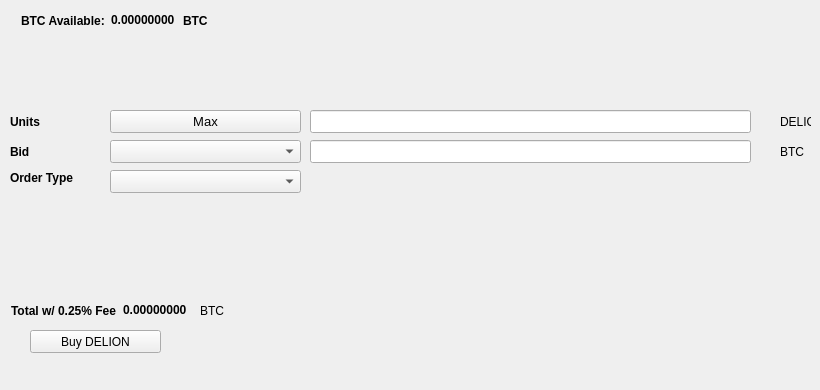
   <widget class="QWidget" name="BuyTab">
    <attribute name="title">
     <string>Buy</string>
    </attribute>
    <widget class="QPushButton" name="BuyDELION">
     <property name="geometry">
      <rect>
       <x>30</x>
       <y>330</y>
       <width>131</width>
       <height>23</height>
      </rect>
     </property>
     <property name="text">
      <string>Buy DELION</string>
     </property>
     <property name="icon">
      <iconset resource="../delion.qrc">
       <normaloff>:/icons/bitcoin</normaloff>:/icons/bitcoin</iconset>
     </property>
    </widget>
    <widget class="QLabel" name="label_3">
     <property name="geometry">
      <rect>
       <x>10</x>
       <y>110</y>
       <width>46</width>
       <height>23</height>
      </rect>
     </property>
     <property name="font">
      <font>
       <weight>75</weight>
       <bold>true</bold>
      </font>
     </property>
     <property name="text">
      <string>Units</string>
     </property>
    </widget>
    <widget class="QLineEdit" name="UnitsInput">
     <property name="geometry">
      <rect>
       <x>310</x>
       <y>110</y>
       <width>441</width>
       <height>23</height>
      </rect>
     </property>
     <property name="font">
      <font>
       <pointsize>9</pointsize>
       <weight>75</weight>
       <bold>true</bold>
      </font>
     </property>
    </widget>
    <widget class="QLineEdit" name="BuyBidPriceEdit">
     <property name="geometry">
      <rect>
       <x>310</x>
       <y>140</y>
       <width>441</width>
       <height>23</height>
      </rect>
     </property>
     <property name="font">
      <font>
       <pointsize>9</pointsize>
       <weight>75</weight>
       <bold>true</bold>
      </font>
     </property>
    </widget>
    <widget class="QLabel" name="label_4">
     <property name="geometry">
      <rect>
       <x>780</x>
       <y>110</y>
       <width>31</width>
       <height>23</height>
      </rect>
     </property>
     <property name="text">
      <string>DELION</string>
     </property>
    </widget>
    <widget class="QLabel" name="label_5">
     <property name="geometry">
      <rect>
       <x>780</x>
       <y>140</y>
       <width>31</width>
       <height>23</height>
      </rect>
     </property>
     <property name="text">
      <string>BTC</string>
     </property>
    </widget>
    <widget class="QLabel" name="label_6">
     <property name="geometry">
      <rect>
       <x>10</x>
       <y>140</y>
       <width>46</width>
       <height>23</height>
      </rect>
     </property>
     <property name="font">
      <font>
       <weight>75</weight>
       <bold>true</bold>
      </font>
     </property>
     <property name="text">
      <string>Bid</string>
     </property>
    </widget>
    <widget class="QLabel" name="label_7">
     <property name="geometry">
      <rect>
       <x>10</x>
       <y>170</y>
       <width>91</width>
       <height>16</height>
      </rect>
     </property>
     <property name="font">
      <font>
       <weight>75</weight>
       <bold>true</bold>
      </font>
     </property>
     <property name="text">
      <string>Order Type</string>
     </property>
    </widget>
    <widget class="QPushButton" name="Buy_Max_Amount">
     <property name="geometry">
      <rect>
       <x>110</x>
       <y>110</y>
       <width>191</width>
       <height>23</height>
      </rect>
     </property>
     <property name="font">
      <font>
       <pointsize>10</pointsize>
      </font>
     </property>
     <property name="text">
      <string>Max</string>
     </property>
    </widget>
    <widget class="QComboBox" name="BuyBidcomboBox">
     <property name="geometry">
      <rect>
       <x>110</x>
       <y>140</y>
       <width>191</width>
       <height>23</height>
      </rect>
     </property>
     <property name="font">
      <font>
       <pointsize>10</pointsize>
      </font>
     </property>
    </widget>
    <widget class="QComboBox" name="buyOrdertypeCombo">
     <property name="geometry">
      <rect>
       <x>110</x>
       <y>170</y>
       <width>191</width>
       <height>23</height>
      </rect>
     </property>
     <property name="font">
      <font>
       <pointsize>10</pointsize>
      </font>
     </property>
    </widget>
    <widget class="QWidget" name="layoutWidget1">
     <property name="geometry">
      <rect>
       <x>21</x>
       <y>11</y>
       <width>227</width>
       <height>19</height>
      </rect>
     </property>
     <layout class="QHBoxLayout" name="horizontalLayout_3">
      <item>
       <widget class="QLabel" name="label232">
        <property name="font">
         <font>
          <weight>75</weight>
          <bold>true</bold>
         </font>
        </property>
        <property name="text">
         <string>BTC Available:</string>
        </property>
       </widget>
      </item>
      <item>
       <widget class="QLabel" name="BtcAvailableLbl">
        <property name="palette">
         <palette>
          <active>
           <colorrole role="WindowText">
            <brush brushstyle="SolidPattern">
             <color alpha="255">
              <red>0</red>
              <green>0</green>
              <blue>0</blue>
             </color>
            </brush>
           </colorrole>
           <colorrole role="Button">
            <brush brushstyle="SolidPattern">
             <color alpha="255">
              <red>0</red>
              <green>170</green>
              <blue>0</blue>
             </color>
            </brush>
           </colorrole>
           <colorrole role="Light">
            <brush brushstyle="SolidPattern">
             <color alpha="255">
              <red>0</red>
              <green>255</green>
              <blue>0</blue>
             </color>
            </brush>
           </colorrole>
           <colorrole role="Midlight">
            <brush brushstyle="SolidPattern">
             <color alpha="255">
              <red>0</red>
              <green>212</green>
              <blue>0</blue>
             </color>
            </brush>
           </colorrole>
           <colorrole role="Dark">
            <brush brushstyle="SolidPattern">
             <color alpha="255">
              <red>0</red>
              <green>85</green>
              <blue>0</blue>
             </color>
            </brush>
           </colorrole>
           <colorrole role="Mid">
            <brush brushstyle="SolidPattern">
             <color alpha="255">
              <red>0</red>
              <green>113</green>
              <blue>0</blue>
             </color>
            </brush>
           </colorrole>
           <colorrole role="Text">
            <brush brushstyle="SolidPattern">
             <color alpha="255">
              <red>0</red>
              <green>170</green>
              <blue>0</blue>
             </color>
            </brush>
           </colorrole>
           <colorrole role="BrightText">
            <brush brushstyle="SolidPattern">
             <color alpha="255">
              <red>255</red>
              <green>255</green>
              <blue>255</blue>
             </color>
            </brush>
           </colorrole>
           <colorrole role="ButtonText">
            <brush brushstyle="SolidPattern">
             <color alpha="255">
              <red>0</red>
              <green>0</green>
              <blue>0</blue>
             </color>
            </brush>
           </colorrole>
           <colorrole role="Base">
            <brush brushstyle="SolidPattern">
             <color alpha="255">
              <red>255</red>
              <green>255</green>
              <blue>255</blue>
             </color>
            </brush>
           </colorrole>
           <colorrole role="Window">
            <brush brushstyle="SolidPattern">
             <color alpha="255">
              <red>0</red>
              <green>170</green>
              <blue>0</blue>
             </color>
            </brush>
           </colorrole>
           <colorrole role="Shadow">
            <brush brushstyle="SolidPattern">
             <color alpha="255">
              <red>0</red>
              <green>0</green>
              <blue>0</blue>
             </color>
            </brush>
           </colorrole>
           <colorrole role="AlternateBase">
            <brush brushstyle="SolidPattern">
             <color alpha="255">
              <red>127</red>
              <green>212</green>
              <blue>127</blue>
             </color>
            </brush>
           </colorrole>
           <colorrole role="ToolTipBase">
            <brush brushstyle="SolidPattern">
             <color alpha="255">
              <red>255</red>
              <green>255</green>
              <blue>220</blue>
             </color>
            </brush>
           </colorrole>
           <colorrole role="ToolTipText">
            <brush brushstyle="SolidPattern">
             <color alpha="255">
              <red>0</red>
              <green>0</green>
              <blue>0</blue>
             </color>
            </brush>
           </colorrole>
          </active>
          <inactive>
           <colorrole role="WindowText">
            <brush brushstyle="SolidPattern">
             <color alpha="255">
              <red>0</red>
              <green>0</green>
              <blue>0</blue>
             </color>
            </brush>
           </colorrole>
           <colorrole role="Button">
            <brush brushstyle="SolidPattern">
             <color alpha="255">
              <red>0</red>
              <green>170</green>
              <blue>0</blue>
             </color>
            </brush>
           </colorrole>
           <colorrole role="Light">
            <brush brushstyle="SolidPattern">
             <color alpha="255">
              <red>0</red>
              <green>255</green>
              <blue>0</blue>
             </color>
            </brush>
           </colorrole>
           <colorrole role="Midlight">
            <brush brushstyle="SolidPattern">
             <color alpha="255">
              <red>0</red>
              <green>212</green>
              <blue>0</blue>
             </color>
            </brush>
           </colorrole>
           <colorrole role="Dark">
            <brush brushstyle="SolidPattern">
             <color alpha="255">
              <red>0</red>
              <green>85</green>
              <blue>0</blue>
             </color>
            </brush>
           </colorrole>
           <colorrole role="Mid">
            <brush brushstyle="SolidPattern">
             <color alpha="255">
              <red>0</red>
              <green>113</green>
              <blue>0</blue>
             </color>
            </brush>
           </colorrole>
           <colorrole role="Text">
            <brush brushstyle="SolidPattern">
             <color alpha="255">
              <red>0</red>
              <green>170</green>
              <blue>0</blue>
             </color>
            </brush>
           </colorrole>
           <colorrole role="BrightText">
            <brush brushstyle="SolidPattern">
             <color alpha="255">
              <red>255</red>
              <green>255</green>
              <blue>255</blue>
             </color>
            </brush>
           </colorrole>
           <colorrole role="ButtonText">
            <brush brushstyle="SolidPattern">
             <color alpha="255">
              <red>0</red>
              <green>0</green>
              <blue>0</blue>
             </color>
            </brush>
           </colorrole>
           <colorrole role="Base">
            <brush brushstyle="SolidPattern">
             <color alpha="255">
              <red>255</red>
              <green>255</green>
              <blue>255</blue>
             </color>
            </brush>
           </colorrole>
           <colorrole role="Window">
            <brush brushstyle="SolidPattern">
             <color alpha="255">
              <red>0</red>
              <green>170</green>
              <blue>0</blue>
             </color>
            </brush>
           </colorrole>
           <colorrole role="Shadow">
            <brush brushstyle="SolidPattern">
             <color alpha="255">
              <red>0</red>
              <green>0</green>
              <blue>0</blue>
             </color>
            </brush>
           </colorrole>
           <colorrole role="AlternateBase">
            <brush brushstyle="SolidPattern">
             <color alpha="255">
              <red>127</red>
              <green>212</green>
              <blue>127</blue>
             </color>
            </brush>
           </colorrole>
           <colorrole role="ToolTipBase">
            <brush brushstyle="SolidPattern">
             <color alpha="255">
              <red>255</red>
              <green>255</green>
              <blue>220</blue>
             </color>
            </brush>
           </colorrole>
           <colorrole role="ToolTipText">
            <brush brushstyle="SolidPattern">
             <color alpha="255">
              <red>0</red>
              <green>0</green>
              <blue>0</blue>
             </color>
            </brush>
           </colorrole>
          </inactive>
          <disabled>
           <colorrole role="WindowText">
            <brush brushstyle="SolidPattern">
             <color alpha="255">
              <red>0</red>
              <green>85</green>
              <blue>0</blue>
             </color>
            </brush>
           </colorrole>
           <colorrole role="Button">
            <brush brushstyle="SolidPattern">
             <color alpha="255">
              <red>0</red>
              <green>170</green>
              <blue>0</blue>
             </color>
            </brush>
           </colorrole>
           <colorrole role="Light">
            <brush brushstyle="SolidPattern">
             <color alpha="255">
              <red>0</red>
              <green>255</green>
              <blue>0</blue>
             </color>
            </brush>
           </colorrole>
           <colorrole role="Midlight">
            <brush brushstyle="SolidPattern">
             <color alpha="255">
              <red>0</red>
              <green>212</green>
              <blue>0</blue>
             </color>
            </brush>
           </colorrole>
           <colorrole role="Dark">
            <brush brushstyle="SolidPattern">
             <color alpha="255">
              <red>0</red>
              <green>85</green>
              <blue>0</blue>
             </color>
            </brush>
           </colorrole>
           <colorrole role="Mid">
            <brush brushstyle="SolidPattern">
             <color alpha="255">
              <red>0</red>
              <green>113</green>
              <blue>0</blue>
             </color>
            </brush>
           </colorrole>
           <colorrole role="Text">
            <brush brushstyle="SolidPattern">
             <color alpha="255">
              <red>0</red>
              <green>85</green>
              <blue>0</blue>
             </color>
            </brush>
           </colorrole>
           <colorrole role="BrightText">
            <brush brushstyle="SolidPattern">
             <color alpha="255">
              <red>255</red>
              <green>255</green>
              <blue>255</blue>
             </color>
            </brush>
           </colorrole>
           <colorrole role="ButtonText">
            <brush brushstyle="SolidPattern">
             <color alpha="255">
              <red>0</red>
              <green>85</green>
              <blue>0</blue>
             </color>
            </brush>
           </colorrole>
           <colorrole role="Base">
            <brush brushstyle="SolidPattern">
             <color alpha="255">
              <red>0</red>
              <green>170</green>
              <blue>0</blue>
             </color>
            </brush>
           </colorrole>
           <colorrole role="Window">
            <brush brushstyle="SolidPattern">
             <color alpha="255">
              <red>0</red>
              <green>170</green>
              <blue>0</blue>
             </color>
            </brush>
           </colorrole>
           <colorrole role="Shadow">
            <brush brushstyle="SolidPattern">
             <color alpha="255">
              <red>0</red>
              <green>0</green>
              <blue>0</blue>
             </color>
            </brush>
           </colorrole>
           <colorrole role="AlternateBase">
            <brush brushstyle="SolidPattern">
             <color alpha="255">
              <red>0</red>
              <green>170</green>
              <blue>0</blue>
             </color>
            </brush>
           </colorrole>
           <colorrole role="ToolTipBase">
            <brush brushstyle="SolidPattern">
             <color alpha="255">
              <red>255</red>
              <green>255</green>
              <blue>220</blue>
             </color>
            </brush>
           </colorrole>
           <colorrole role="ToolTipText">
            <brush brushstyle="SolidPattern">
             <color alpha="255">
              <red>0</red>
              <green>0</green>
              <blue>0</blue>
             </color>
            </brush>
           </colorrole>
          </disabled>
         </palette>
        </property>
        <property name="font">
         <font>
          <weight>75</weight>
          <bold>true</bold>
         </font>
        </property>
        <property name="text">
         <string>0.00000000</string>
        </property>
        <property name="textInteractionFlags">
         <set>Qt::LinksAccessibleByMouse|Qt::TextSelectableByKeyboard|Qt::TextSelectableByMouse</set>
        </property>
       </widget>
      </item>
      <item>
       <widget class="QLabel" name="BtcAvailableLbl_2">
        <property name="font">
         <font>
          <weight>75</weight>
          <bold>true</bold>
         </font>
        </property>
        <property name="text">
         <string>BTC</string>
        </property>
       </widget>
      </item>
     </layout>
    </widget>
    <widget class="QWidget" name="layoutWidge2">
     <property name="geometry">
      <rect>
       <x>11</x>
       <y>301</y>
       <width>259</width>
       <height>19</height>
      </rect>
     </property>
     <layout class="QHBoxLayout" name="horizontalLayout_4">
      <item>
       <widget class="QLabel" name="label_9">
        <property name="font">
         <font>
          <weight>75</weight>
          <bold>true</bold>
         </font>
        </property>
        <property name="text">
         <string>Total w/ 0.25% Fee</string>
        </property>
       </widget>
      </item>
      <item>
       <widget class="QLabel" name="BuyCostLabel">
        <property name="palette">
         <palette>
          <active>
           <colorrole role="WindowText">
            <brush brushstyle="SolidPattern">
             <color alpha="255">
              <red>0</red>
              <green>0</green>
              <blue>0</blue>
             </color>
            </brush>
           </colorrole>
           <colorrole role="Button">
            <brush brushstyle="SolidPattern">
             <color alpha="255">
              <red>0</red>
              <green>170</green>
              <blue>0</blue>
             </color>
            </brush>
           </colorrole>
           <colorrole role="Light">
            <brush brushstyle="SolidPattern">
             <color alpha="255">
              <red>0</red>
              <green>255</green>
              <blue>0</blue>
             </color>
            </brush>
           </colorrole>
           <colorrole role="Midlight">
            <brush brushstyle="SolidPattern">
             <color alpha="255">
              <red>0</red>
              <green>212</green>
              <blue>0</blue>
             </color>
            </brush>
           </colorrole>
           <colorrole role="Dark">
            <brush brushstyle="SolidPattern">
             <color alpha="255">
              <red>0</red>
              <green>85</green>
              <blue>0</blue>
             </color>
            </brush>
           </colorrole>
           <colorrole role="Mid">
            <brush brushstyle="SolidPattern">
             <color alpha="255">
              <red>0</red>
              <green>113</green>
              <blue>0</blue>
             </color>
            </brush>
           </colorrole>
           <colorrole role="Text">
            <brush brushstyle="SolidPattern">
             <color alpha="255">
              <red>0</red>
              <green>170</green>
              <blue>0</blue>
             </color>
            </brush>
           </colorrole>
           <colorrole role="BrightText">
            <brush brushstyle="SolidPattern">
             <color alpha="255">
              <red>255</red>
              <green>255</green>
              <blue>255</blue>
             </color>
            </brush>
           </colorrole>
           <colorrole role="ButtonText">
            <brush brushstyle="SolidPattern">
             <color alpha="255">
              <red>0</red>
              <green>0</green>
              <blue>0</blue>
             </color>
            </brush>
           </colorrole>
           <colorrole role="Base">
            <brush brushstyle="SolidPattern">
             <color alpha="255">
              <red>255</red>
              <green>255</green>
              <blue>255</blue>
             </color>
            </brush>
           </colorrole>
           <colorrole role="Window">
            <brush brushstyle="SolidPattern">
             <color alpha="255">
              <red>0</red>
              <green>170</green>
              <blue>0</blue>
             </color>
            </brush>
           </colorrole>
           <colorrole role="Shadow">
            <brush brushstyle="SolidPattern">
             <color alpha="255">
              <red>0</red>
              <green>0</green>
              <blue>0</blue>
             </color>
            </brush>
           </colorrole>
           <colorrole role="AlternateBase">
            <brush brushstyle="SolidPattern">
             <color alpha="255">
              <red>127</red>
              <green>212</green>
              <blue>127</blue>
             </color>
            </brush>
           </colorrole>
           <colorrole role="ToolTipBase">
            <brush brushstyle="SolidPattern">
             <color alpha="255">
              <red>255</red>
              <green>255</green>
              <blue>220</blue>
             </color>
            </brush>
           </colorrole>
           <colorrole role="ToolTipText">
            <brush brushstyle="SolidPattern">
             <color alpha="255">
              <red>0</red>
              <green>0</green>
              <blue>0</blue>
             </color>
            </brush>
           </colorrole>
          </active>
          <inactive>
           <colorrole role="WindowText">
            <brush brushstyle="SolidPattern">
             <color alpha="255">
              <red>0</red>
              <green>0</green>
              <blue>0</blue>
             </color>
            </brush>
           </colorrole>
           <colorrole role="Button">
            <brush brushstyle="SolidPattern">
             <color alpha="255">
              <red>0</red>
              <green>170</green>
              <blue>0</blue>
             </color>
            </brush>
           </colorrole>
           <colorrole role="Light">
            <brush brushstyle="SolidPattern">
             <color alpha="255">
              <red>0</red>
              <green>255</green>
              <blue>0</blue>
             </color>
            </brush>
           </colorrole>
           <colorrole role="Midlight">
            <brush brushstyle="SolidPattern">
             <color alpha="255">
              <red>0</red>
              <green>212</green>
              <blue>0</blue>
             </color>
            </brush>
           </colorrole>
           <colorrole role="Dark">
            <brush brushstyle="SolidPattern">
             <color alpha="255">
              <red>0</red>
              <green>85</green>
              <blue>0</blue>
             </color>
            </brush>
           </colorrole>
           <colorrole role="Mid">
            <brush brushstyle="SolidPattern">
             <color alpha="255">
              <red>0</red>
              <green>113</green>
              <blue>0</blue>
             </color>
            </brush>
           </colorrole>
           <colorrole role="Text">
            <brush brushstyle="SolidPattern">
             <color alpha="255">
              <red>0</red>
              <green>170</green>
              <blue>0</blue>
             </color>
            </brush>
           </colorrole>
           <colorrole role="BrightText">
            <brush brushstyle="SolidPattern">
             <color alpha="255">
              <red>255</red>
              <green>255</green>
              <blue>255</blue>
             </color>
            </brush>
           </colorrole>
           <colorrole role="ButtonText">
            <brush brushstyle="SolidPattern">
             <color alpha="255">
              <red>0</red>
              <green>0</green>
              <blue>0</blue>
             </color>
            </brush>
           </colorrole>
           <colorrole role="Base">
            <brush brushstyle="SolidPattern">
             <color alpha="255">
              <red>255</red>
              <green>255</green>
              <blue>255</blue>
             </color>
            </brush>
           </colorrole>
           <colorrole role="Window">
            <brush brushstyle="SolidPattern">
             <color alpha="255">
              <red>0</red>
              <green>170</green>
              <blue>0</blue>
             </color>
            </brush>
           </colorrole>
           <colorrole role="Shadow">
            <brush brushstyle="SolidPattern">
             <color alpha="255">
              <red>0</red>
              <green>0</green>
              <blue>0</blue>
             </color>
            </brush>
           </colorrole>
           <colorrole role="AlternateBase">
            <brush brushstyle="SolidPattern">
             <color alpha="255">
              <red>127</red>
              <green>212</green>
              <blue>127</blue>
             </color>
            </brush>
           </colorrole>
           <colorrole role="ToolTipBase">
            <brush brushstyle="SolidPattern">
             <color alpha="255">
              <red>255</red>
              <green>255</green>
              <blue>220</blue>
             </color>
            </brush>
           </colorrole>
           <colorrole role="ToolTipText">
            <brush brushstyle="SolidPattern">
             <color alpha="255">
              <red>0</red>
              <green>0</green>
              <blue>0</blue>
             </color>
            </brush>
           </colorrole>
          </inactive>
          <disabled>
           <colorrole role="WindowText">
            <brush brushstyle="SolidPattern">
             <color alpha="255">
              <red>0</red>
              <green>85</green>
              <blue>0</blue>
             </color>
            </brush>
           </colorrole>
           <colorrole role="Button">
            <brush brushstyle="SolidPattern">
             <color alpha="255">
              <red>0</red>
              <green>170</green>
              <blue>0</blue>
             </color>
            </brush>
           </colorrole>
           <colorrole role="Light">
            <brush brushstyle="SolidPattern">
             <color alpha="255">
              <red>0</red>
              <green>255</green>
              <blue>0</blue>
             </color>
            </brush>
           </colorrole>
           <colorrole role="Midlight">
            <brush brushstyle="SolidPattern">
             <color alpha="255">
              <red>0</red>
              <green>212</green>
              <blue>0</blue>
             </color>
            </brush>
           </colorrole>
           <colorrole role="Dark">
            <brush brushstyle="SolidPattern">
             <color alpha="255">
              <red>0</red>
              <green>85</green>
              <blue>0</blue>
             </color>
            </brush>
           </colorrole>
           <colorrole role="Mid">
            <brush brushstyle="SolidPattern">
             <color alpha="255">
              <red>0</red>
              <green>113</green>
              <blue>0</blue>
             </color>
            </brush>
           </colorrole>
           <colorrole role="Text">
            <brush brushstyle="SolidPattern">
             <color alpha="255">
              <red>0</red>
              <green>85</green>
              <blue>0</blue>
             </color>
            </brush>
           </colorrole>
           <colorrole role="BrightText">
            <brush brushstyle="SolidPattern">
             <color alpha="255">
              <red>255</red>
              <green>255</green>
              <blue>255</blue>
             </color>
            </brush>
           </colorrole>
           <colorrole role="ButtonText">
            <brush brushstyle="SolidPattern">
             <color alpha="255">
              <red>0</red>
              <green>85</green>
              <blue>0</blue>
             </color>
            </brush>
           </colorrole>
           <colorrole role="Base">
            <brush brushstyle="SolidPattern">
             <color alpha="255">
              <red>0</red>
              <green>170</green>
              <blue>0</blue>
             </color>
            </brush>
           </colorrole>
           <colorrole role="Window">
            <brush brushstyle="SolidPattern">
             <color alpha="255">
              <red>0</red>
              <green>170</green>
              <blue>0</blue>
             </color>
            </brush>
           </colorrole>
           <colorrole role="Shadow">
            <brush brushstyle="SolidPattern">
             <color alpha="255">
              <red>0</red>
              <green>0</green>
              <blue>0</blue>
             </color>
            </brush>
           </colorrole>
           <colorrole role="AlternateBase">
            <brush brushstyle="SolidPattern">
             <color alpha="255">
              <red>0</red>
              <green>170</green>
              <blue>0</blue>
             </color>
            </brush>
           </colorrole>
           <colorrole role="ToolTipBase">
            <brush brushstyle="SolidPattern">
             <color alpha="255">
              <red>255</red>
              <green>255</green>
              <blue>220</blue>
             </color>
            </brush>
           </colorrole>
           <colorrole role="ToolTipText">
            <brush brushstyle="SolidPattern">
             <color alpha="255">
              <red>0</red>
              <green>0</green>
              <blue>0</blue>
             </color>
            </brush>
           </colorrole>
          </disabled>
         </palette>
        </property>
        <property name="font">
         <font>
          <weight>75</weight>
          <bold>true</bold>
         </font>
        </property>
        <property name="autoFillBackground">
         <bool>false</bool>
        </property>
        <property name="text">
         <string>0.00000000</string>
        </property>
        <property name="textInteractionFlags">
         <set>Qt::LinksAccessibleByMouse|Qt::TextSelectableByMouse</set>
        </property>
       </widget>
      </item>
      <item>
       <widget class="QLabel" name="label_10">
        <property name="font">
         <font>
          <weight>50</weight>
          <bold>false</bold>
         </font>
        </property>
        <property name="text">
         <string>BTC</string>
        </property>
       </widget>
      </item>
     </layout>
    </widget>
    <widget class="QLabel" name="label_24">
     <property name="geometry">
      <rect>
       <x>460</x>
       <y>300</y>
       <width>281</width>
       <height>81</height>
      </rect>
     </property>
     <property name="text">
      <string/>
     </property>
     <property name="pixmap">
      <pixmap>:/images/bittrex</pixmap>
     </property>
    </widget>
   </widget>
